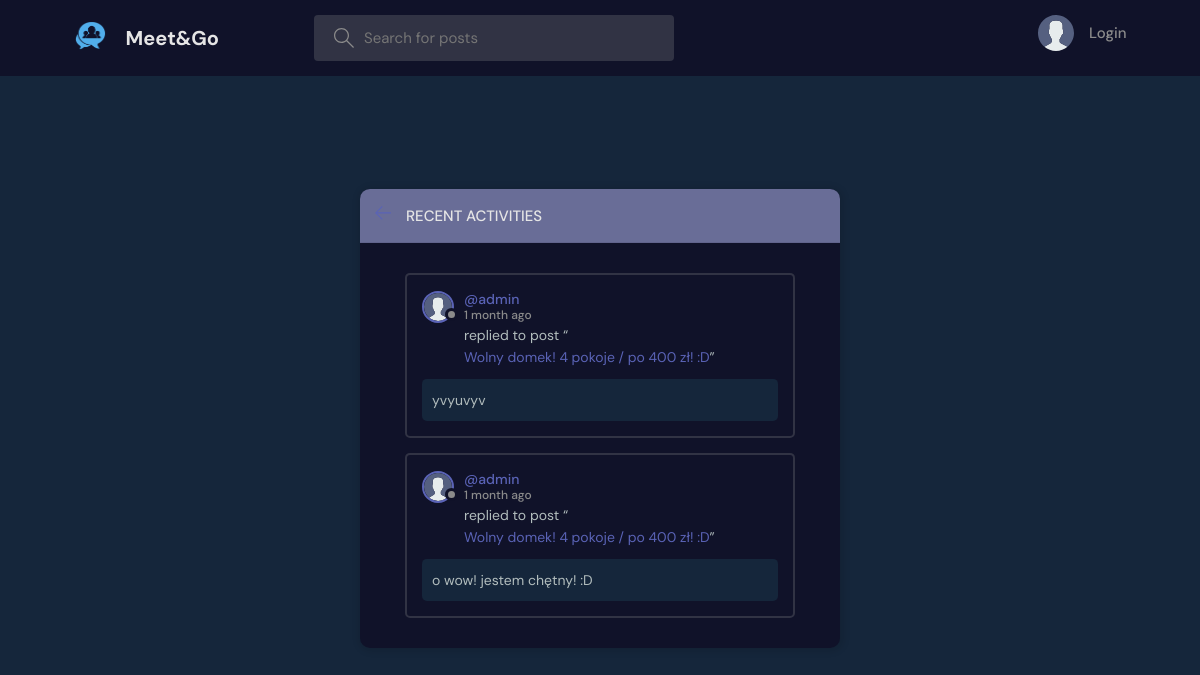
The page /activity/ on the database its author committed.
### base/models.py (models this page shows, shortened)
class Message(models.Model):
    user = models.ForeignKey(User, on_delete=models.CASCADE)
    room = models.ForeignKey(Room, on_delete=models.CASCADE)
    body = models.TextField()
    updated = models.DateTimeField(auto_now=True)
    created = models.DateTimeField(auto_now_add=True)
    class Meta:
        ordering = ['-updated', '-created']

class User(AbstractUser):
    name = models.CharField(max_length=200, null=True)
    email = models.EmailField(unique=True, null=True)
    bio = models.TextField(null=True)
    avatar = models.ImageField(null=True, default="avatar.svg")
    REQUIRED_FIELDS = []

class Room(models.Model):
    host = models.ForeignKey(User, on_delete=models.SET_NULL, null=True)
    topic = models.ForeignKey(Topic, on_delete=models.SET_NULL, null=True)
    name = models.CharField(max_length=200)
    description = models.TextField(null=True, blank=True)
    participants = models.ManyToManyField(
        User, related_name='participants', blank=True)
    updated = models.DateTimeField(auto_now=True)
    created = models.DateTimeField(auto_now_add=True)
    class Meta:
        ordering = ['-updated', '-created']
    def __str__(self):
        return self.name

### base/views.py (the view)
# urls.py: path('activity/', views.activityPage, name="activity"),
def activityPage(request):
    room_messages = Message.objects.all()
    return render(request, 'base/activity.html', {'room_messages': room_messages})

### base/templates/base/activity.html (shortened to what this page needs)
{% extends 'main.html' %}
{% block content %}
<main class="layout">
  <div class="container">
    <div class="layout__box">
      <div class="layout__boxHeader">
        <div class="layout__boxTitle">
          <a href="{% url 'home' %}">
            <svg version="1.1" xmlns="http://www.w3.org/2000/svg" width="32" height="32" viewBox="0 0 32 32">
              <title>arrow-left</title>
              <path
                d="M13.723 2.286l-13.723 13.714 13.719 13.714 1.616-1.611-10.96-10.96h27.625v-2.286h-27.625l10.965-10.965-1.616-1.607z">
              </path>
              </path>
            </svg>
          </a>
          <h3>Recent Activities</h3>
        </div>
      </div>
      <div class="activities-page layout__body">
        {% for message in room_messages %}
        <div class="activities__box">
          <div class="activities__boxHeader roomListRoom__header">
            <a href="{% url 'user-profile' message.user.id %}" class="roomListRoom__author">
              <div class="avatar avatar--small">
                <img src="{{message.user.avatar.url}}" />
              </div>
              <p>
                @{{message.user}}
                <span>{{message.created|timesince}} ago</span>
              </p>
            </a>
          </div>
          <div class="activities__boxContent">
            <p>replied to post “<a href="{% url 'room' message.room.id %}">{{message.room}}</a>”</p>
            <div class="activities__boxRoomContent">
              {{message.body}}
            </div>
          </div>
        </div>
        {% endfor %}
      </div>
    </div>
  </div>
</main>
{% endblock content %}

### static/styles/style.css (style rules this page uses)
:root { --color-main: #5a63b6; --color-main-light: #e1f6fb; --color-dark: #101229; --color-dark-medium: #313344; --color-dark-light: #696d97; --color-light: #e5e5e5; --color-gray: #8b8b8b; --color-light-gray: #b2bdbd; --color-bg: #15263b; --color-success: #5dd693; --color-error: #fc4b0b; }
* { font-family: "DM Sans", -apple-system, BlinkMacSystemFont, "Segoe UI", Roboto, Oxygen, Ubuntu, Cantarell, "Open Sans", "Helvetica Neue", sans-serif; margin: 0; padding: 0; box-sizing: border-box; text-rendering: optimizeLegibility; font-size: inherit; }
html { font-size: 56.25%; }
@media only screen and (min-width: 1200px) { html { font-size: 62.5%; } }
body { line-height: 1.6; font-weight: 400; font-size: 1.5rem; color: var(--color-light-gray); background-color: var(--color-bg); min-height: 100vh; }
img { width: 100%; }
a { display: inline-block; color: var(--color-main); text-decoration: none; }
.container { max-width: 120rem; width: 90%; margin: auto; }
.avatar { position: relative; display: inline-block; border-radius: 50%; border: 2px solid var(--color-main); }
.avatar img { display: block; border-radius: 50%; object-fit: cover; object-position: center; }
.avatar::after { content: ""; display: block; position: absolute; background-color: var(--color-gray); z-index: 111; border-radius: 50%; border: 0.3rem solid var(--color-dark); }
.avatar.avatar--small img { width: 2.8rem; height: 2.8rem; }
.avatar.avatar--small:after { width: 0.7rem; height: 0.7rem; bottom: 0px; right: -6px; }
.layout { margin-top: 2.4rem; }
.layout > .container { display: flex; justify-content: space-between; align-items: flex-start; }
.layout__box { width: 90%; max-width: 48rem; min-height: 40rem; position: absolute; top: 50%; left: 50%; transform: translate(-50%, -46%); background-color: var(--color-dark); border-radius: 1rem; box-shadow: 1px 1px 6px 3px rgba(0, 0, 0, 0.1); overflow: hidden; }
.layout__boxHeader { display: flex; padding: 1.5rem; background-color: var(--color-dark-light); }
.layout__boxTitle { display: flex; gap: 1.5rem; align-items: center; }
.layout__boxTitle h3 { text-transform: uppercase; font-weight: 500; color: var(--color-light); }
.layout__boxTitle svg { width: 1.6rem; height: 1.6rem; fill: var(--color-main); }
.layout__body { margin: 3rem; }
.roomListRoom__header { display: flex; justify-content: space-between; align-items: center; }
.roomListRoom__author { font-weight: 500; display: flex; align-items: center; gap: 1rem; }
.activities__box { margin: 1.5rem; padding: 1.5rem; border: 2px solid var(--color-dark-medium); border-radius: 5px; }
.activities__boxHeader p { font-size: 1.4rem; line-height: 1.3; }
.activities__boxHeader p span { color: var(--color-gray); font-size: 1.2rem; display: block; }
.activities__boxContent { margin-left: 4.2rem; }
.activities__boxContent { font-size: 1.4rem; }
.activities__boxRoomContent { background: var(--color-bg); padding: 1rem; border-radius: 5px; margin-top: 1rem; margin-left: -4.2rem; }

### rows shown on the page
Message: user.avatar (placeholder picture), user "admin", created "1 month", room "Wolny domek! 4 pokoje / po 400 zł! :D", body "yvyuvyv"
Message: user.avatar (placeholder picture), user "admin", created "1 month", room "Wolny domek! 4 pokoje / po 400 zł! :D", body "o wow! jestem chętny! :D"
